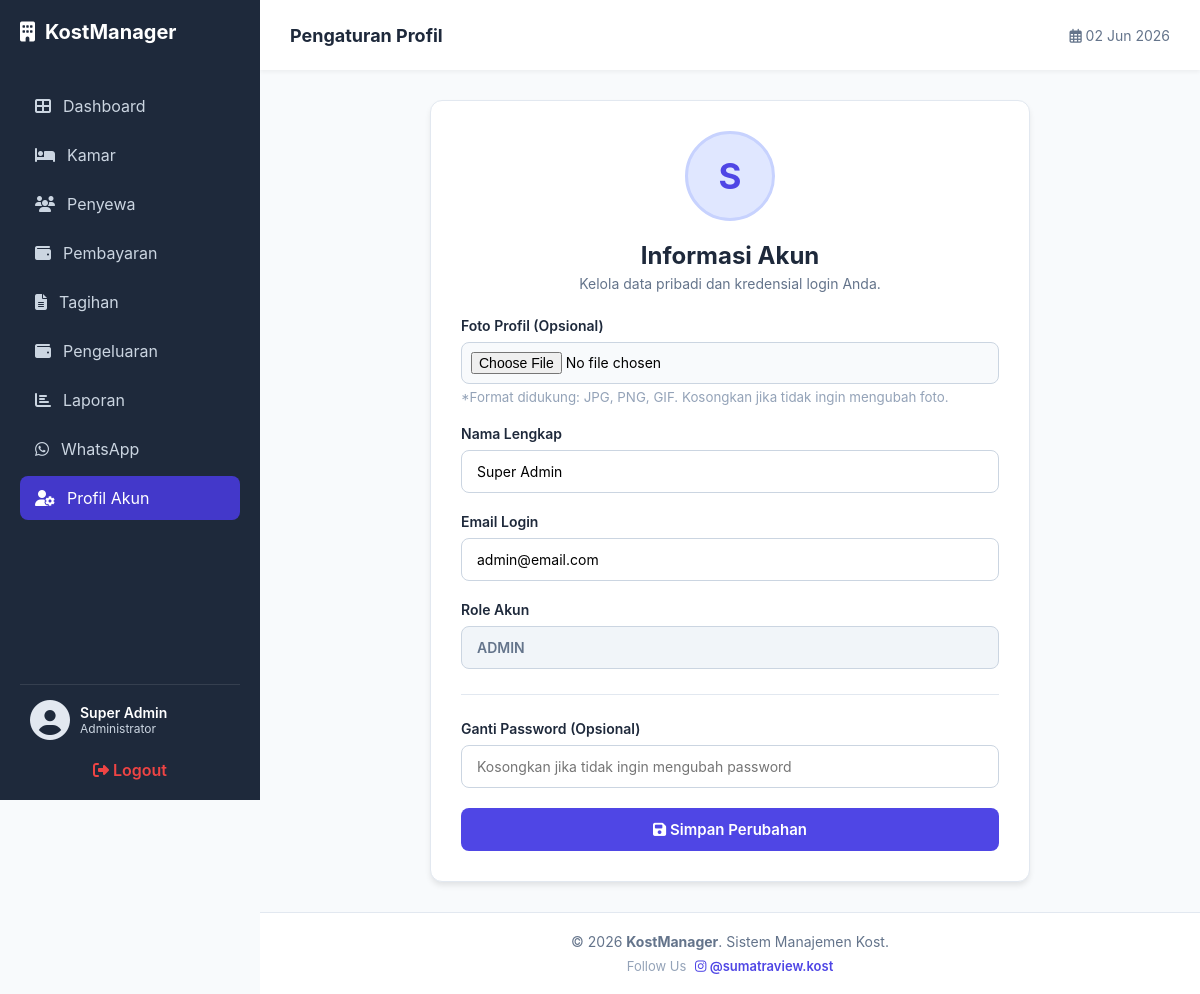
The page /profil.php (signed in) on the database its author committed.
### tables this page shows
CREATE TABLE `users` (
  `id_user` int(11) NOT NULL,
  `username` varchar(50) DEFAULT NULL,
  `nama_lengkap` varchar(100) DEFAULT NULL,
  `email` varchar(100) NOT NULL,
  `password` varchar(255) NOT NULL,
  `role` enum('admin','penyewa') DEFAULT 'penyewa',
  `id_penghuni` int(11) DEFAULT NULL,
  `foto_profil` varchar(255) DEFAULT NULL
);

### profil.php (the view, shortened to what this page needs)
<?php
require 'koneksi.php';
$role        = $_SESSION['role'];
if (isset($_SESSION['id_user']) && $_SESSION['id_user'] > 0) {
    $id_user = $_SESSION['id_user'];
} else {
    session_destroy();
    header("location:login.php");
    exit();
}
$query_user = mysqli_query($conn, "SELECT * FROM users WHERE id_user = '$id_user'");
$data_user  = mysqli_fetch_assoc($query_user);
?>
<!DOCTYPE html>
<html lang="id">
<head>
    <link rel="stylesheet" href="style.css">
    <link rel="stylesheet" href="https://cdnjs.cloudflare.com/ajax/libs/font-awesome/6.4.0/css/all.min.css">
</head>
<body>
    <?php
        if ($role == 'admin') { include 'includes/sidebar.php'; }
        else { include 'includes/user_sidebar.php'; }
    ?>
    <div class="main-wrapper">
        <header class="header">
            <div class="header-left">
                <h2 style="margin: 0; font-size: 18px; color: #1e293b;">Pengaturan Profil</h2>
            </div>
            <div class="header-right">
                <span style="color: #64748b; font-size: 14px;"><i class="far fa-calendar-alt"></i> <?= date('d M Y') ?></span>
            </div>
        </header>
        <main class="main-content">
            <div class="profile-card">
                <div class="avatar-lg">
                    <?php if (!empty($data_user['foto_profil'])): ?>
                        <img src="uploads/<?= htmlspecialchars($data_user['foto_profil']) ?>" alt="Foto Profil">
                    <?php else: ?>
                        <?= strtoupper(substr($data_user['nama_lengkap'] ?? 'U', 0, 1)) ?>
                    <?php endif; ?>
                </div>
                <h2 style="text-align: center; margin-top: 0; margin-bottom: 5px; color: #1e293b;">Informasi Akun</h2>
                <p style="text-align: center; color: #64748b; margin-bottom: 25px; font-size: 14px;">Kelola data pribadi dan kredensial login Anda.</p>
                <form method="POST" enctype="multipart/form-data">
                    <div class="form-group">
                        <label>Foto Profil (Opsional)</label>
                        <input type="file" name="foto_profil" accept="image/png, image/jpeg, image/jpg, image/gif">
                        <small style="color: #94a3b8; display: block; margin-top: 5px;">*Format didukung: JPG, PNG, GIF. Kosongkan jika tidak ingin mengubah foto.</small>
                    </div>
                    <div class="form-group">
                        <label>Nama Lengkap</label>
                        <input type="text" name="nama_lengkap" value="<?= htmlspecialchars($data_user['nama_lengkap'] ?? '') ?>" required>
                    </div>
                    <div class="form-group">
                        <label>Email Login</label>
                        <input type="email" name="email" value="<?= htmlspecialchars($data_user['email'] ?? '') ?>" required>
                    </div>
                    <div class="form-group">
                        <label>Role Akun</label>
                        <input type="text" value="<?= strtoupper($data_user['role'] ?? '') ?>" disabled style="background: #f1f5f9; cursor: not-allowed; color: #64748b; font-weight: 600;">
                    </div>
                    <div style="border-top: 1px solid #e2e8f0; margin: 25px 0;"></div>
                    <div class="form-group">
                        <label>Ganti Password (Opsional)</label>
                        <input type="password" name="password" placeholder="Kosongkan jika tidak ingin mengubah password">
                    </div>
                    <button type="submit" name="update_profil" class="btn-save">
                        <i class="fas fa-save"></i> Simpan Perubahan
                    </button>
                </form>
            </div>
        </main>
        <?php
            if ($role == 'admin') { include 'includes/footer.php'; }
            else { include 'includes/user_footer.php'; }
        ?>
    </div>
</body>
</html>

### style.css (style rules this page uses)
* { margin: 0; padding: 0; box-sizing: border-box; font-family: 'Inter', sans-serif; }
body { display: flex; background-color: #f8f9fa; min-height: 100vh; }
.main-content { flex: 1; padding: 30px; }
.form-group { margin-bottom: 15px; text-align: left; }
.form-group label { display: block; margin-bottom: 8px; font-weight: 600; color: #334155; }
.form-group input { width: 100%; padding: 12px; border: 1px solid #e2e8f0; border-radius: 10px; }
.btn-save { flex: 1; padding: 12px; background: #4f46e5; color: white; border: none; border-radius: 10px; cursor: pointer; }

### profil.php (style rules this page uses)
:root { --sidebar-width: 260px; --navbar-height: 70px; --primary-dark: #1e293b; }
body { margin: 0; display: flex; background-color: #f8fafc; font-family: 'Inter', sans-serif; }
.main-wrapper { flex: 1; margin-left: var(--sidebar-width); display: flex; flex-direction: column; min-height: 100vh; }
.header { height: var(--navbar-height); background: white; padding: 0 30px; display: flex; align-items: center; justify-content: space-between; box-shadow: 0 2px 4px rgba(0,0,0,0.05); position: sticky; top: 0; z-index: 999; }
.main-content { padding: 30px; flex: 1; display: flex; justify-content: center; }
.profile-card { background: white; padding: 30px; border-radius: 12px; border: 1px solid #e2e8f0; box-shadow: 0 4px 6px -1px rgba(0,0,0,0.1); width: 100%; max-width: 600px; }
.form-group { margin-bottom: 20px; }
.form-group label { display: block; margin-bottom: 8px; font-weight: 600; color: #1e293b; font-size: 14px; }
.form-group input { width: 100%; padding: 12px 15px; border: 1px solid #cbd5e1; border-radius: 8px; font-size: 14px; transition: 0.3s; box-sizing: border-box; }
.form-group input[type="file"] { padding: 9px; background: #f8fafc; }
.btn-save { background: #4f46e5; color: white; border: none; padding: 12px 20px; border-radius: 8px; cursor: pointer; font-weight: 600; width: 100%; font-size: 15px; transition: 0.3s; }
.avatar-lg { width: 90px; height: 90px; background: #e0e7ff; color: #4f46e5; border-radius: 50%; display: flex; align-items: center; justify-content: center; font-size: 35px; font-weight: bold; margin: 0 auto 20px; border: 3px solid #c7d2fe; overflow: hidden; }

### rows shown on the page
users: nama_lengkap "S", nama_lengkap "Super Admin", email "admin@email.com", role "ADMIN"

### other values the page prints
$_SESSION['nama_lengkap'] "Super Admin"
